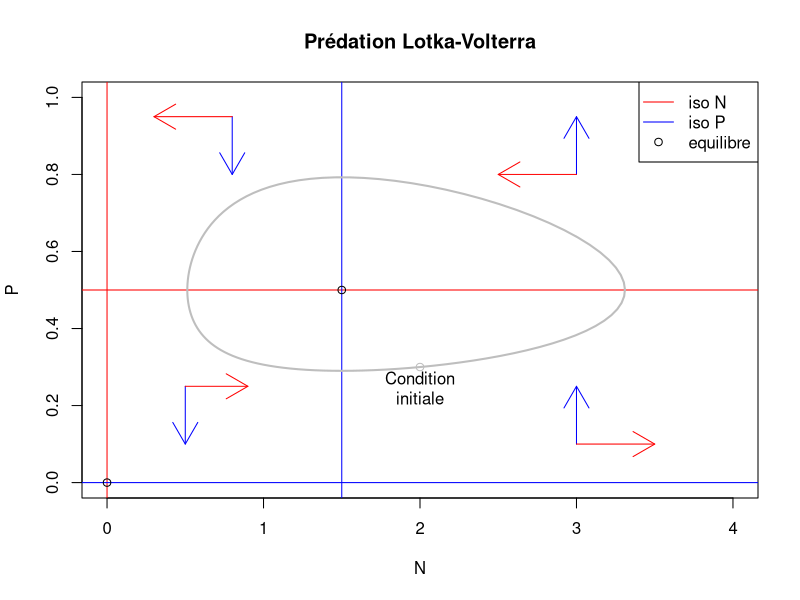
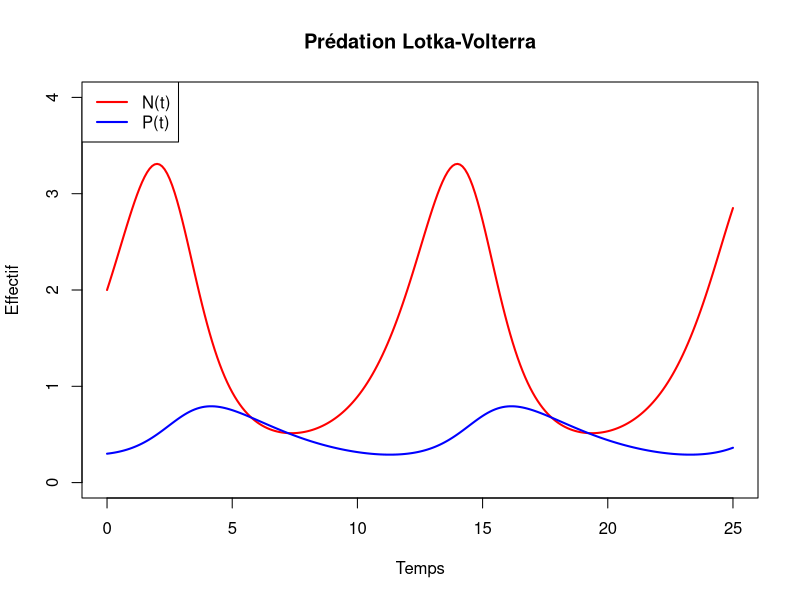

Reproduce these figures in R, in order.
# script analyse par isoclines des equations de prédation Volterra-Lotka 
# L3 Dyn Pop pour informaticien
# encodage: utf-8
# faire le ménage
rm(list=ls())
# parametres
r = 1.0
a = 2.0
e = 0.1
mu = 0.3
r/a # equilibre non-trivial prédateur
mu/(e*a) # équilibre non-trivial proie
# tracer les isoclines
plot(0 ~ 0, main="Prédation Lotka-Volterra", xlab="N", ylab="P",
     xlim = c(0,4), ylim=c(0,1.0), col="black", type="l")
abline(v=0, col="red") # ou N = 0
abline(h=r/a, col="red") # P = r/a
abline(h=0, col="blue") # ou P = 0
abline(v=mu/(e*a), col="blue") # N = mu/(e a)
points(0,0,pch=1)
points(mu/(e*a), r/a, pch=1)
legend('topright', legend=c("iso N","iso P", "equilibre"), lty=c(1,1,0),
       col=c('red','blue','black'), pch=c(NA,NA,1))
arrows(3,0.8,3,0.95,col="blue")
arrows(3,0.1,3,0.25,col="blue")
arrows(0.8, 0.95, 0.8,0.8,col="blue")
arrows(0.5, 0.25, 0.5, 0.1,col="blue")
arrows(3,0.8,2.5,0.8,col="red")
arrows(3,0.1,3.5,0.1,col="red")
arrows(0.8,0.95,0.3,0.95,col="red")
arrows(0.5,0.25,0.9,0.25,col="red")
# ajouter une trajectoire
library(deSolve)
predLV = function(t, x, parms) { # les paramètres sont des variables globales
  n = x[1]
  p = x[2]
  dndt = r*n - a*n*p
  dpdt = e*a*n*p - mu*p
  return(list(c(dndt,dpdt)))
}
Tfin = 25
lesT = seq(0, Tfin, by=0.1)
N0P0 = c(2,0.3)
sol = ode(N0P0, lesT, predLV, c(0))
lines(sol[,3] ~ sol[,2], col="gray", lwd=2)
points(N0P0, col="gray")
text(N0P0,"Condition\ninitiale", pos=1)

# Dynamique en fonction du temps
plot(sol[,2] ~ sol[,1], xlab="Temps", ylab="Effectif", 
     main="Prédation Lotka-Volterra", type="l", col="red", lwd=2, ylim=c(0,4.0))
lines(sol[,3] ~ sol[,1], col="blue", lwd=2)
legend('topleft', legend=c("N(t)","P(t)"), lty=c(1,1),
       col=c('red','blue'), ,lwd=2)
